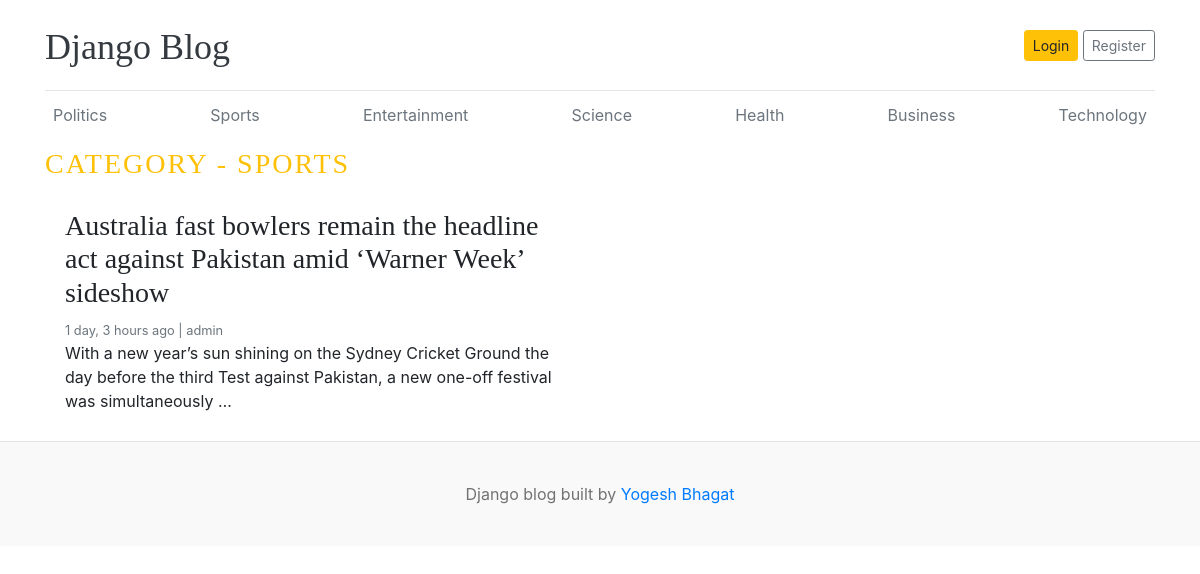
The app's page /blog/2/ with its own data.
### blogs/models.py (models this page shows, shortened)
class Category(models.Model):
    category_name = models.CharField(max_length=50)
    created_at = models.DateTimeField(auto_now_add=True)
    updated_at = models.DateTimeField(auto_now = True)
    class Meta:
        verbose_name_plural = 'Categories'
    def __str__(self):
        return self.category_name

class Blog(models.Model):
    title = models.CharField(max_length=100)
    slug = models.SlugField(max_length=150, unique=True, blank=True)
    category = models.ForeignKey(Category, on_delete=models.CASCADE)
    author = models.ForeignKey(User, on_delete=models.CASCADE)
    image = models.ImageField(upload_to='uploads/%Y/%m/%d')
    short_description = models.TextField(max_length=200)
    blog_body = models.TextField(max_length=2000)
    status = models.CharField(max_length=20, choices=STATUS_CHOICES, default='Draft')
    is_featured = models.BooleanField(default=False)
    created_at = models.DateTimeField(auto_now_add=True)
    updated_at = models.DateTimeField(auto_now=True)

### blogs/views.py (the view)
# urls.py: path('<int:category_id>/', views.blogs_by_category, name='blogs_by_category')
def blogs_by_category(request, category_id):
    blogs = Blog.objects.filter(category = category_id, status='Published').order_by('-created_at')
    category = get_object_or_404(Category, id=category_id)
    context = {
        'blogs':blogs,
        'category':category,
    }
    return render (request, 'blogs_by_category.html', context)

### blogs/context_processors.py (called while the page is built)
def get_categories(request):
    categories = Category.objects.all()
    return dict(categories=categories)

### templates/blogs_by_category.html (shortened to what this page needs)
{% extends 'base.html' %}
{% block content %}
{% if blogs %}
  <h3 class="text-uppercase text-warning" style="letter-spacing: 2px;">Category - {{category}}</h3>
    <div class="row mb-2">
      {% for blog in blogs %}
        <div class="col-md-6">
          <div class="card border-0" >
            <div class="card-body">
              <h3>{{blog.title}}</h3>
              <small class="mb-1 text-muted">{{blog.created_at | timesince}} ago | {{blog.author}}</small>
              <p class="card-text">{{blog.short_description | truncatewords:25}}</p>
            </div>
          </div>
        </div>
      {% endfor %}
{% else %}
  <h3 class="text-uppercase text-warning" style="letter-spacing: 2px;" >No blogs found.</h3>
{% endif %}
  </div>
    </div>
{% endblock %}

### templates/base.html (shortened to what this page needs)
{% load static %}
<!DOCTYPE html>
<html lang="en">
<head>
    <link href="https://getbootstrap.com/docs/4.0/dist/css/bootstrap.min.css" rel="stylesheet">
    <link href="{% static 'css/blog.css' %}" rel="stylesheet">
  </head>
<body>
    <div class="container">
      <header class="blog-header py-3">
        <div class="row flex-nowrap justify-content-between align-items-center">
          <div class="col-8 pt-1">
            <a class="blog-header-logo text-dark" href="/">Django Blog</a>
          </div>
          <div class="col-4 d-flex justify-content-end align-items-center">
            <a class="btn btn-sm btn-warning" href="#">Login</a> &nbsp;
            <a class="btn btn-sm btn-outline-secondary" href="#">Register</a>
          </div>
        </div>
      </header>
      <div class="nav-scroller py-1 mb-2">
        <nav class="nav d-flex justify-content-between">
          {% for category in categories %}
          <a class="p-2 text-muted" href="{%url 'blogs_by_category' category.id%}">{{category.category_name}}</a>
          {% endfor %}
        </nav>
      </div>
{% block content %}
{% endblock %}
<footer class="blog-footer">
  <p>Django blog built  by <a href="#">Yogesh Bhagat</a></p>
</footer>
</body>
</html>

### blog_main/static/css/blog.css (style rules this page uses)
.blog-header { border-bottom: 1px solid #e5e5e5; }
.blog-header-logo { font-family: "Playfair Display", Georgia, "Times New Roman", serif; font-size: 2.25rem; }
h1, h2, h3, h4, h5, h6 { font-family: "Playfair Display", Georgia, "Times New Roman", serif; }
.blog-footer { padding: 2.5rem 0; color: #727272; text-align: center; background-color: #f9f9f9; border-top: .05rem solid #e5e5e5; }
.blog-footer p:last-child { margin-bottom: 0; }

### records on screen
Category: category_name "Politics"
Category: category_name "Sports", category_name "SPORTS"
Category: category_name "Entertainment"
Category: category_name "Science"
Category: category_name "Health"
Category: category_name "Business"
Category: category_name "Technology"
Blog: title "Australia fast bowlers remain the headline act against Pakistan amid ‘Warner Week’ sideshow", created_at "1 day, 3 hours", author "admin", short_description "With a new year’s sun shining on the Sydney Cricket Ground the day before the third Test against Pakistan, a new one-off festival was simultaneously …"
